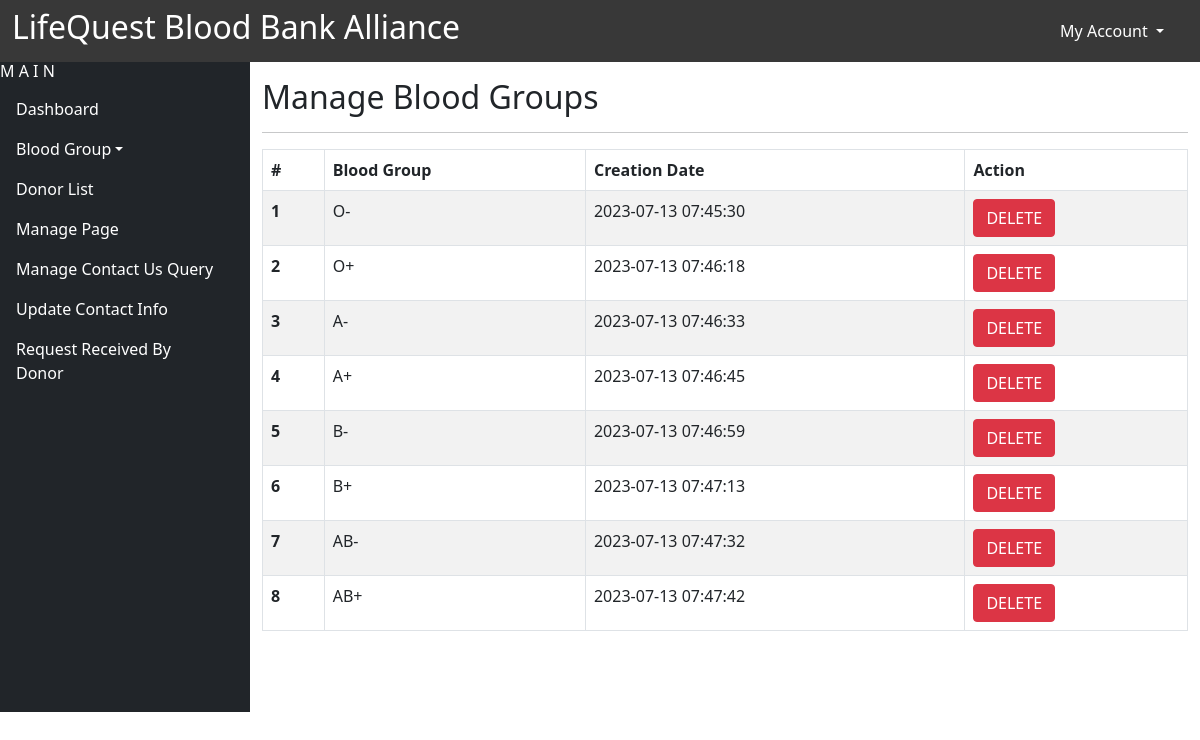
Screenshot of /LifeQuestBloodBank/admin/manage-blood-group.php (signed in) with the database file from the repository.
### tables this page shows
CREATE TABLE `thebloodgroup` (
  `ID` int(11) NOT NULL AUTO_INCREMENT,
  `BloodGroup` varchar(20) DEFAULT NULL,
  `PostingDate` timestamp NOT NULL DEFAULT current_timestamp(),
  PRIMARY KEY (`ID`)
);

### LifeQuestBloodBank/admin/manage-blood-group.php (the view, shortened to what this page needs)
<!doctype html>
<html lang="en" class="no-js">
<head>
	<link href="https://cdn.jsdelivr.net/npm/bootstrap@5.0.2/dist/css/bootstrap.min.css" rel="stylesheet">
</head>
<body>
<?php include('includes/header.php');?>
	<div class="container-fluid">
		<div class="row">
			<?php include('includes/leftbar.php');?>
			<div class="col" style="margin-top:62px;">
				<h2 class="pt-3">Manage Blood Groups</h2>
            	<hr>
				<div class="table-responsive">
				 	<table class="table table-bordered table-hover table-striped">
  						<thead>
    						<tr>
      							<th scope="col">#</th>
      							<th scope="col">Blood Group</th>
      							<th scope="col">Creation Date</th>
      							<th scope="col">Action</th>
							</tr>
  						</thead>
  						<tbody>
							<?php
					  			$sql = "SELECT * FROM `thebloodgroup`";
         						$result = mysqli_query($conn, $sql);
								$count = 1;
         						while($row = mysqli_fetch_assoc($result))
								{
									$bloodgroup = $row['BloodGroup'];
									$creationdate = $row['PostingDate'];
							?>
								<tr>
									<th><?php echo $count; ?></th>
									<td><?php echo $bloodgroup; ?></td>
      					 			<td><?php echo $creationdate;?></td>
						   			<td>
										<button class="btn btn-danger">
							   				<a style="color:white; text-decoration:none;" href="manage-blood-group.php?del=<?php echo $row['ID'];?>" onclick="return del()" >
												DELETE
											</a>
							   			</button>
							   		</td>
								</tr>
						 	<?php $count++;
						 		}
		 					?>
  						</tbody>
					</table>
				</div>
			</div>
		</div>
	</div>
</body>
</html>

### rows the page displays
thebloodgroup: BloodGroup "O-", PostingDate "2023-07-13 07:45:30"
thebloodgroup: BloodGroup "O+", PostingDate "2023-07-13 07:46:18"
thebloodgroup: BloodGroup "A-", PostingDate "2023-07-13 07:46:33"
thebloodgroup: BloodGroup "A+", PostingDate "2023-07-13 07:46:45"
thebloodgroup: BloodGroup "B-", PostingDate "2023-07-13 07:46:59"
thebloodgroup: BloodGroup "B+", PostingDate "2023-07-13 07:47:13"
thebloodgroup: BloodGroup "AB-", PostingDate "2023-07-13 07:47:32"
thebloodgroup: BloodGroup "AB+", PostingDate "2023-07-13 07:47:42"
